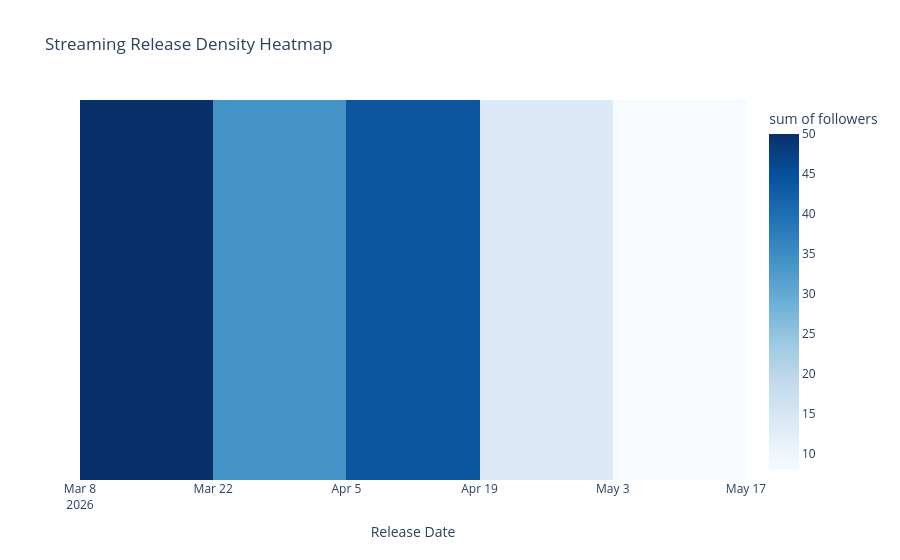

Here is the notebook cell this chart was saved with:
### Code cell
import pandas as pd
import plotly.express as px

# Create heatmap
fig = px.density_heatmap(
    price_volume_TVT, x="releaseDate", y=[1]*len(price_volume_TVT), z="followers",
    color_continuous_scale="Blues", title="Streaming Release Density Heatmap"
)

fig.update_layout(
    xaxis_title="Release Date",
    yaxis_title="",
    yaxis=dict(showticklabels=False)
)


fig.show()

### Figure 1 — Plotly figure (JSON) as saved in the notebook; plotly's stock layout.template omitted (floating-point values rounded to 4 significant figures)
{"data": [{"coloraxis": "coloraxis", "histfunc": "sum", "hovertemplate": "releaseDate=%{x}<br>y=%{y}<br>sum of followers=%{z}<extra></extra>", "name": "", "type": "histogram2d", "x": ["2026-03-10T00:00:00.000000000", "2026-03-11T00:00:00.000000000", "2026-03-13T00:00:00.000000000", "2026-03-14T00:00:00.000000000", "2026-03-15T00:00:00.000000000", "2026-03-16T00:00:00.000000000", "2026-03-17T00:00:00.000000000", "2026-03-18T00:00:00.000000000", "2026-03-19T00:00:00.000000000", "2026-03-20T00:00:00.000000000", "2026-03-21T00:00:00.000000000", "2026-03-22T00:00:00.000000000", "2026-03-23T00:00:00.000000000", "2026-03-25T00:00:00.000000000", "2026-03-26T00:00:00.000000000", "2026-03-27T00:00:00.000000000", "2026-03-29T00:00:00.000000000", "2026-03-31T00:00:00.000000000", "2026-04-01T00:00:00.000000000", "2026-04-02T00:00:00.000000000", "2026-04-03T00:00:00.000000000", "2026-04-04T00:00:00.000000000", "2026-04-05T00:00:00.000000000", "2026-04-06T00:00:00.000000000", "2026-04-07T00:00:00.000000000", "2026-04-08T00:00:00.000000000", "2026-04-09T00:00:00.000000000", "2026-04-10T00:00:00.000000000", "2026-04-11T00:00:00.000000000", "2026-04-12T00:00:00.000000000", "2026-04-15T00:00:00.000000000", "2026-04-17T00:00:00.000000000", "2026-04-18T00:00:00.000000000", "2026-04-19T00:00:00.000000000", "2026-04-20T00:00:00.000000000", "2026-04-23T00:00:00.000000000", "2026-04-24T00:00:00.000000000", "2026-04-25T00:00:00.000000000", "2026-04-26T00:00:00.000000000", "2026-04-29T00:00:00.000000000", "2026-04-30T00:00:00.000000000", "2026-05-01T00:00:00.000000000", "2026-05-07T00:00:00.000000000", "2026-05-08T00:00:00.000000000"], "xaxis": "x", "xbingroup": "x", "y": [1, 1, 1, 1, 1, 1, 1, 1, 1, 1, 1, 1, 1, 1, 1, 1, 1, 1, 1, 1, 1, 1, 1, 1, 1, 1, 1, 1, 1, 1, 1, 1, 1, 1, 1, 1, 1, 1, 1, 1, 1, 1, 1, 1], "yaxis": "y", "ybingroup": "y", "z": [2, 7, 12, 4, 2, 3, 1, 7, 1, 7, 4, 1, 1, 3, 5, 5, 1, 1, 4, 5, 4, 4, 3, 5, 5, 4, 3, 11, 3, 3, 2, 3, 2, 1, 1, 1, 3, 1, 1, 3, 1, 2, 1, 7]}], "layout": {"autosize": true, "coloraxis": {"colorbar": {"title": {"text": "sum of followers"}}, "colorscale": [[0, "rgb(247,251,255)"], [0.125, "rgb(222,235,247)"], [0.25, "rgb(198,219,239)"], [0.375, "rgb(158,202,225)"], [0.5, "rgb(107,174,214)"], [0.625, "rgb(66,146,198)"], [0.75, "rgb(33,113,181)"], [0.875, "rgb(8,81,156)"], [1, "rgb(8,48,107)"]]}, "legend": {"tracegroupgap": 0}, "title": {"text": "Streaming Release Density Heatmap"}, "xaxis": {"anchor": "y", "autorange": true, "domain": [0, 1], "range": ["2026-03-08", "2026-05-17"], "title": {"text": "Release Date"}, "type": "date"}, "yaxis": {"anchor": "x", "autorange": true, "domain": [0, 1], "range": [0.5, 1.5], "showticklabels": false, "title": {"text": ""}, "type": "linear"}}}
